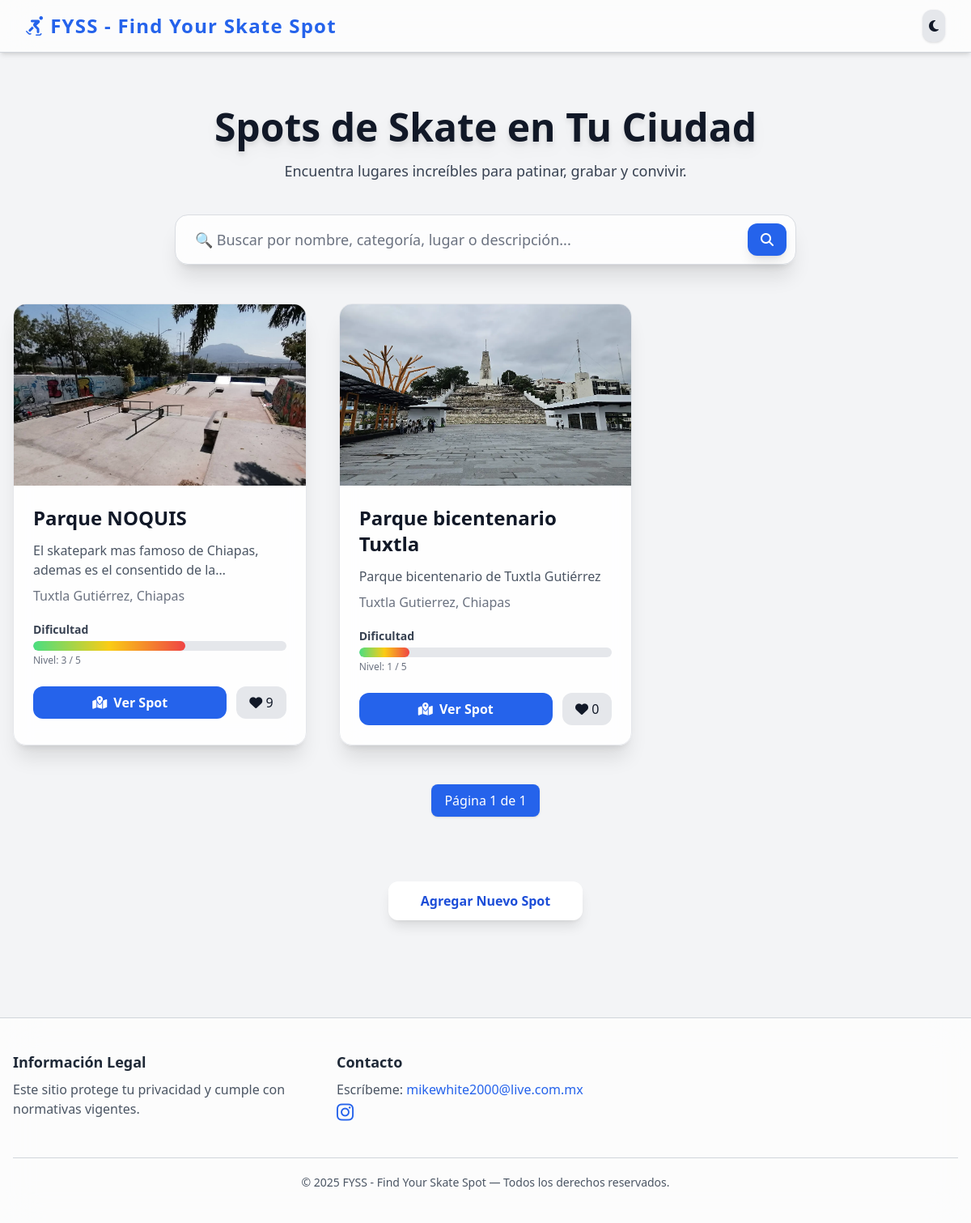
Before: / with the older database file.
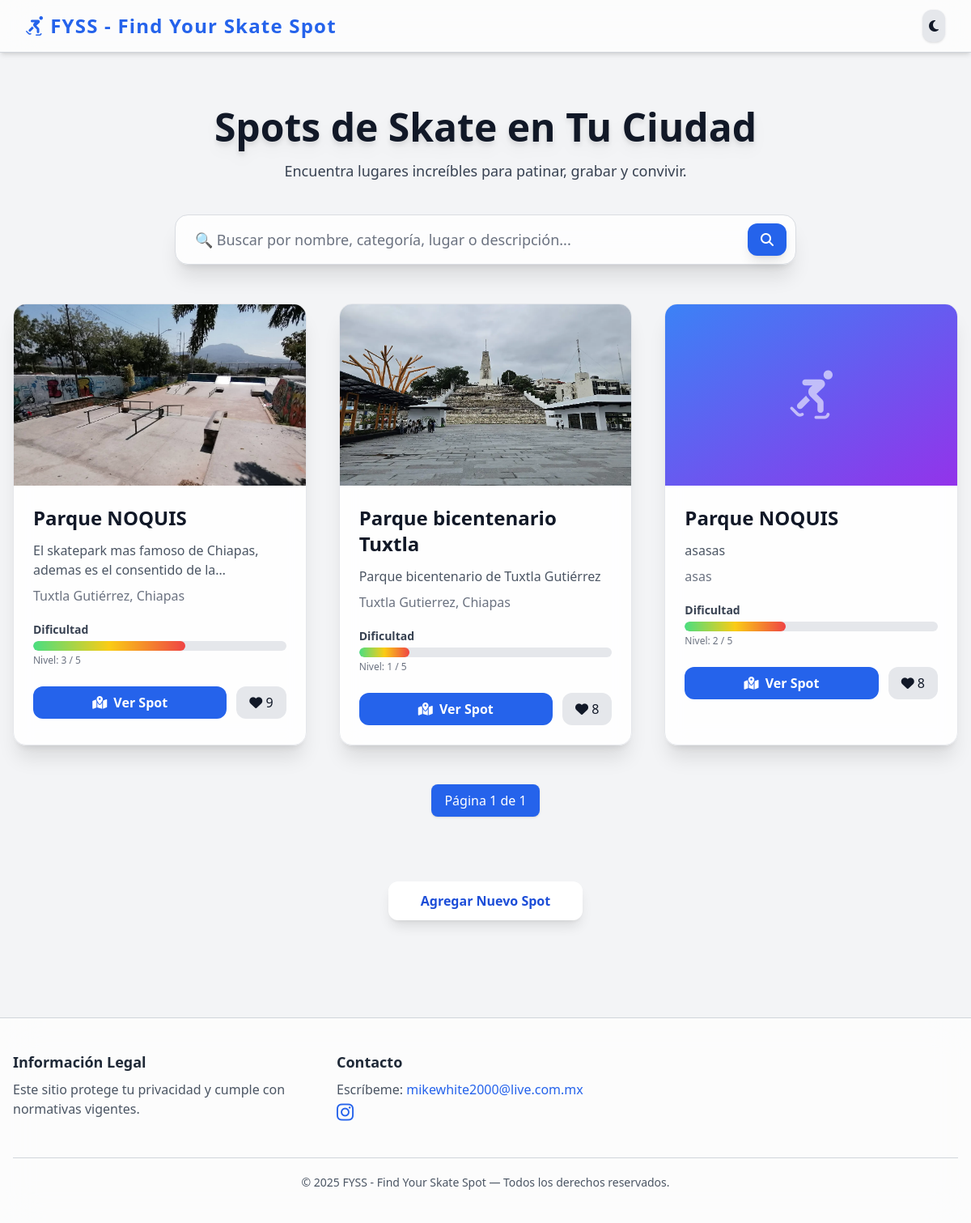
After: the same page with the newer database file.
### spots/models.py (models this page shows, shortened)
class Spot(models.Model):
    id = models.AutoField(primary_key=True)
    spot_id = models.CharField(max_length=50, unique=True, editable=False)
    name = models.CharField(max_length=100, null=False, blank=False, default="Spot")
    category = models.CharField(max_length=100, null=False, blank=False, default="Spot")
    description = models.TextField(null=False, blank=False, default="Spot para patinar")
    place = models.CharField(max_length=100, null=True, blank=True)
    location = models.CharField(max_length=200, null=False, blank=False, default="https://maps.app.goo.gl/MH7LMjYTEEnPKqPy8")
    likes = models.IntegerField(default=0)
    difficulty = models.IntegerField(null=False, blank=False, default=0)
    PREFIX = 'spot_'

class SpotImage(models.Model):
    spot = models.ForeignKey(Spot, on_delete=models.CASCADE, related_name='images')
    image = models.ImageField(upload_to='spot_images/')

### spots/views.py (the view, shortened to what this page needs)
# urls.py: path('', index, name="index"),
def index(request):
    query = request.GET.get("q", "")
    spots = Spot.objects.all()
    paginator = Paginator(spots, 9)  # 9 por página
    page_number = request.GET.get("page")
    spots_page = paginator.get_page(page_number)
    return render(request, "index.html", {
        "spots": spots_page,
        "query": query
    })

### templates/index.html (shortened to what this page needs)
{% extends 'base.html' %}
{% load static %}
{% block content %}
<div class="text-center">
    <h1 class="text-5xl font-extrabold text-gray-900 dark:text-white mt-5 drop-shadow-lg">
        Spots de Skate en Tu Ciudad
    </h1>
    <p class="text-lg text-gray-700 dark:text-gray-300 max-w-2xl mx-auto mt-4">
        Encuentra lugares increíbles para patinar, grabar y convivir.
    </p>
</div>
<div class="max-w-3xl mx-auto mt-10">
    <form method="GET" class="relative group">
        <input
            type="text"
            name="q"
            placeholder="🔍 Buscar por nombre, categoría, lugar o descripción..."
            value="{{ query }}"
            class="w-full py-4 px-6 rounded-2xl bg-white/80 dark:bg-gray-800/80 border border-gray-300
                   dark:border-gray-700 text-gray-900 dark:text-gray-200 shadow-xl backdrop-blur-lg
                   focus:ring-4 focus:ring-blue-500/40 focus:border-blue-500 outline-none transition-all
                   placeholder-gray-500 dark:placeholder-gray-400 text-lg">
        <button type="submit"
            class="absolute right-3 top-1/2 -translate-y-1/2 bg-blue-600 hover:bg-blue-700 text-white
                   px-4 py-2 rounded-xl shadow-lg transition-all">
            <i class="fa-solid fa-magnifying-glass"></i>
        </button>
        <div class="absolute inset-0 rounded-2xl border border-white/20 dark:border-black/20
                    pointer-events-none group-hover:scale-[1.03] transition-transform duration-300"></div>
    </form>
</div>
<div class="grid grid-cols-1 md:grid-cols-2 lg:grid-cols-3 gap-10 mt-12">
    {% for spot in spots %}
    <div class="group bg-white/90 dark:bg-gray-800/90 rounded-2xl shadow-xl border border-gray-200 dark:border-gray-700 backdrop-blur-md overflow-hidden transition-all duration-500 hover:-translate-y-3 hover:shadow-2xl hover:scale-[1.02] cursor-pointer spot-card"
         data-spot-id="{{ spot.spot_id }}"
         data-spot-name="{{ spot.name }}"
         data-spot-description="{{ spot.description }}"
         data-spot-place="{{ spot.place }}"
         data-spot-category="{{ spot.category }}"
         data-spot-difficulty="{{ spot.difficulty }}"
         data-spot-likes="{{ spot.likes }}"
         data-spot-location="{{ spot.location }}"
         data-spot-image="{% if spot.images.first %}{{ spot.images.first.image.url }}{% endif %}">
        <div class="relative h-56 overflow-hidden">
            {% if spot.images.first %}
            <img src="{{ spot.images.first.image.url }}" class="w-full h-full object-cover transition-all duration-700 group-hover:scale-110">
            {% else %}
            <div class="w-full h-full bg-gradient-to-br from-blue-500 to-purple-600 flex items-center justify-center">
                <i class="fa-solid fa-skating text-white text-6xl opacity-60"></i>
            </div>
            {% endif %}
        </div>
        <div class="p-6">
            <h3 class="text-2xl font-bold text-gray-900 dark:text-white group-hover:text-blue-500 dark:group-hover:text-blue-400 transition-all">
                {{ spot.name }}
            </h3>
            <p class="text-gray-600 dark:text-gray-300 mt-3 line-clamp-2">{{ spot.description }}</p>
            <p class="text-gray-500 dark:text-gray-500 mt-2 line-clamp-2">{{ spot.place }}</p>
            <div class="mt-5">
                <p class="text-sm font-semibold text-gray-700 dark:text-gray-300 mb-1">
                    Dificultad
                </p>
                <div class="w-full h-3 bg-gray-200 dark:bg-gray-700 rounded-full overflow-hidden">
                    <div
                        class="h-full bg-gradient-to-r from-green-400 via-yellow-400 to-red-500 rounded-full transition-all duration-500"
                        style="width: calc({{ spot.difficulty }}/5 * 100%);">
                    </div>
                </div>
                <p class="text-xs text-gray-500 dark:text-gray-400 mt-1">
                    Nivel: {{ spot.difficulty }} / 5
                </p>
            </div>
            <div class="flex space-x-3 mt-6">
                <a href="{{ spot.location }}" target="_blank"
                   class="flex-1 bg-blue-600 text-white py-2 rounded-xl text-center font-semibold hover:bg-blue-700 transition-all">
                    <i class="fa-solid fa-map-location-dot mr-1"></i> Ver Spot
                </a>
                <button onclick="likeSpot('{{ spot.spot_id }}', this)"
                        class="like-btn px-4 bg-gray-200 dark:bg-gray-700 rounded-xl text-gray-900
                               dark:text-gray-200 hover:scale-110 transition transform relative overflow-visible">
                    <i class="fa-solid fa-heart"></i>
                    <span id="likes-{{ spot.spot_id }}">{{ spot.likes }}</span>
                </button>
            </div>
        </div>
    </div>
    {% endfor %}
</div>
<div class="flex justify-center mt-12 space-x-2">
    <span class="px-4 py-2 bg-blue-600 text-white rounded-lg shadow">
        Página {{ spots.number }} de {{ spots.paginator.num_pages }}
    </span>
</div>
<div class="text-center mt-20 mb-10">
    <button class="relative overflow-hidden bg-white dark:bg-gray-800 text-blue-700 dark:text-blue-300 px-10 py-3 rounded-xl font-bold shadow-lg hover:shadow-2xl transition-all group">
        <a href="{% url 'add_spot' %}"><span class="relative z-10">Agregar Nuevo Spot</span></a>
    </button>
</div>
<link rel="stylesheet" href="{% static 'css/modal.css' %}">
{% endblock %}

### templates/base.html (shortened to what this page needs)
{% load static %}
<!DOCTYPE html>
<html lang="es" class="scroll-smooth">
<head>
    <script src="https://cdn.tailwindcss.com"></script>
    <link rel="stylesheet" href="https://cdnjs.cloudflare.com/ajax/libs/font-awesome/6.5.1/css/all.min.css">
</head>
<body class="relative bg-gray-100 dark:bg-gray-900 text-gray-800 dark:text-gray-200 transition-all duration-500 overflow-x-hidden">
    <div class="fixed inset-0 -z-10 pointer-events-none opacity-25 dark:opacity-40">
        </div>
    {% block navbar %}
        {% include 'navbar.html' %}
    {% endblock %}
    <div class="max-w-7xl mx-auto p-4">
    </div>
    <main class="max-w-7xl mx-auto p-4">
        {% block content %}{% endblock %}
    </main>
    {% block footer %}
        {% include 'footer.html' %}
    {% endblock %}
</body>
</html>

### templates/navbar.html (shortened to what this page needs)
<nav class="backdrop-blur-xl bg-white/70 dark:bg-gray-900/70 border-b border-gray-300 dark:border-gray-700 shadow-md transition-all duration-500">
    <div class="max-w-7xl mx-auto px-4 sm:px-6 lg:px-8">
        <div class="flex justify-between items-center h-16">
            <a href="{% url 'index' %}" class="flex items-center text-2xl font-extrabold tracking-wider text-blue-600 dark:text-blue-400 hover:scale-105 transition-transform duration-300">
                <i class="fa-solid fa-skating mr-2"></i>
                FYSS - Find Your Skate Spot
            </a>
            <div class="flex items-center space-x-4">
                <button onclick="toggleDarkMode()"
                        class="p-2 rounded-xl bg-gray-200 dark:bg-gray-700 text-gray-900 dark:text-gray-200 shadow hover:shadow-xl hover:scale-110 transition-all duration-300">
                    <i class="fa-solid fa-moon dark:hidden"></i>
                </button>
            </div>
        </div>
    </div>
</nav>

### templates/footer.html
<footer class="mt-16 backdrop-blur-xl bg-white/70 dark:bg-gray-900/70 border-t border-gray-300 dark:border-gray-700 py-10 transition-all duration-500">
    <div class="max-w-7xl mx-auto px-4">
        <div class="grid grid-cols-1 md:grid-cols-3 gap-8">
            <div>
                <h3 class="text-lg font-bold mb-2 text-gray-800 dark:text-gray-200">Información Legal</h3>
                <p class="text-gray-600 dark:text-gray-400">
                    Este sitio protege tu privacidad y cumple con normativas vigentes.
                </p>
            </div>
            <div>
                <h3 class="text-lg font-bold mb-2 text-gray-800 dark:text-gray-200">Contacto</h3>
                <p class="text-gray-600 dark:text-gray-400">
                    Escríbeme:
                    <a href="mailto:mikewhite2000@live.com.mx"
                       class="text-blue-600 dark:text-blue-400 hover:underline transition-all">mikewhite2000@live.com.mx</a>
                </p>
                <a href="https://www.instagram.com/mikesb2000/"
                   class="text-blue-600 dark:text-blue-400 hover:scale-125 transition-transform duration-300">
                    <i class="fa-brands fa-instagram text-2xl"></i>
                </a>
            </div>
        </div>
        <div class="mt-10 border-t border-gray-300 dark:border-gray-700 pt-5 text-center">
            <p class="text-gray-600 dark:text-gray-400 text-sm">
                © 2025 FYSS - Find Your Skate Spot — Todos los derechos reservados.
            </p>
        </div>
    </div>
</footer>

Changed rows visible on the page:
changed Spot "Parque bicentenario Tuxtla": likes "0" → "8"
added Spot: name "Parque NOQUIS", description "asasas", place "asas", difficulty "2", likes "8"
